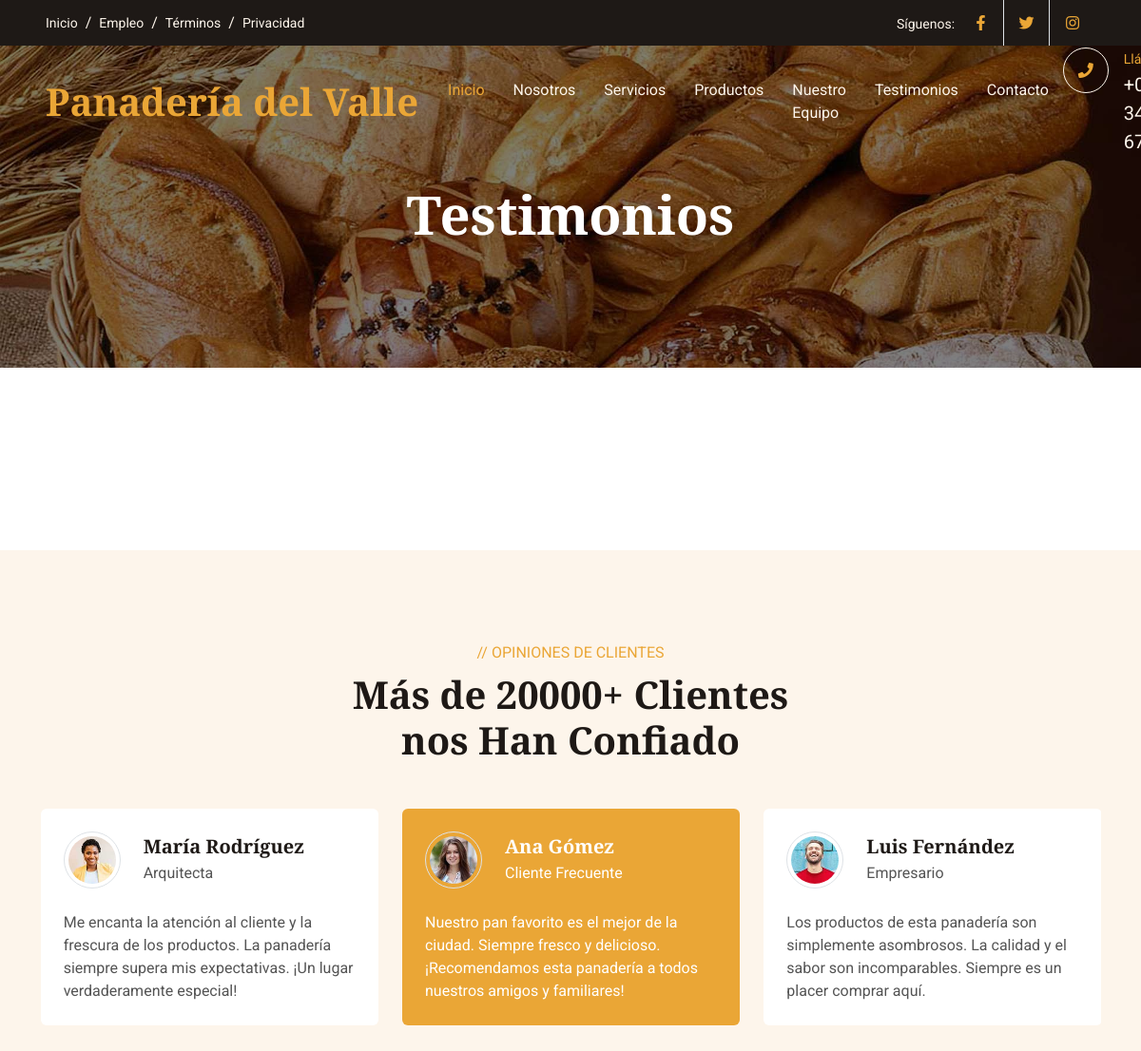
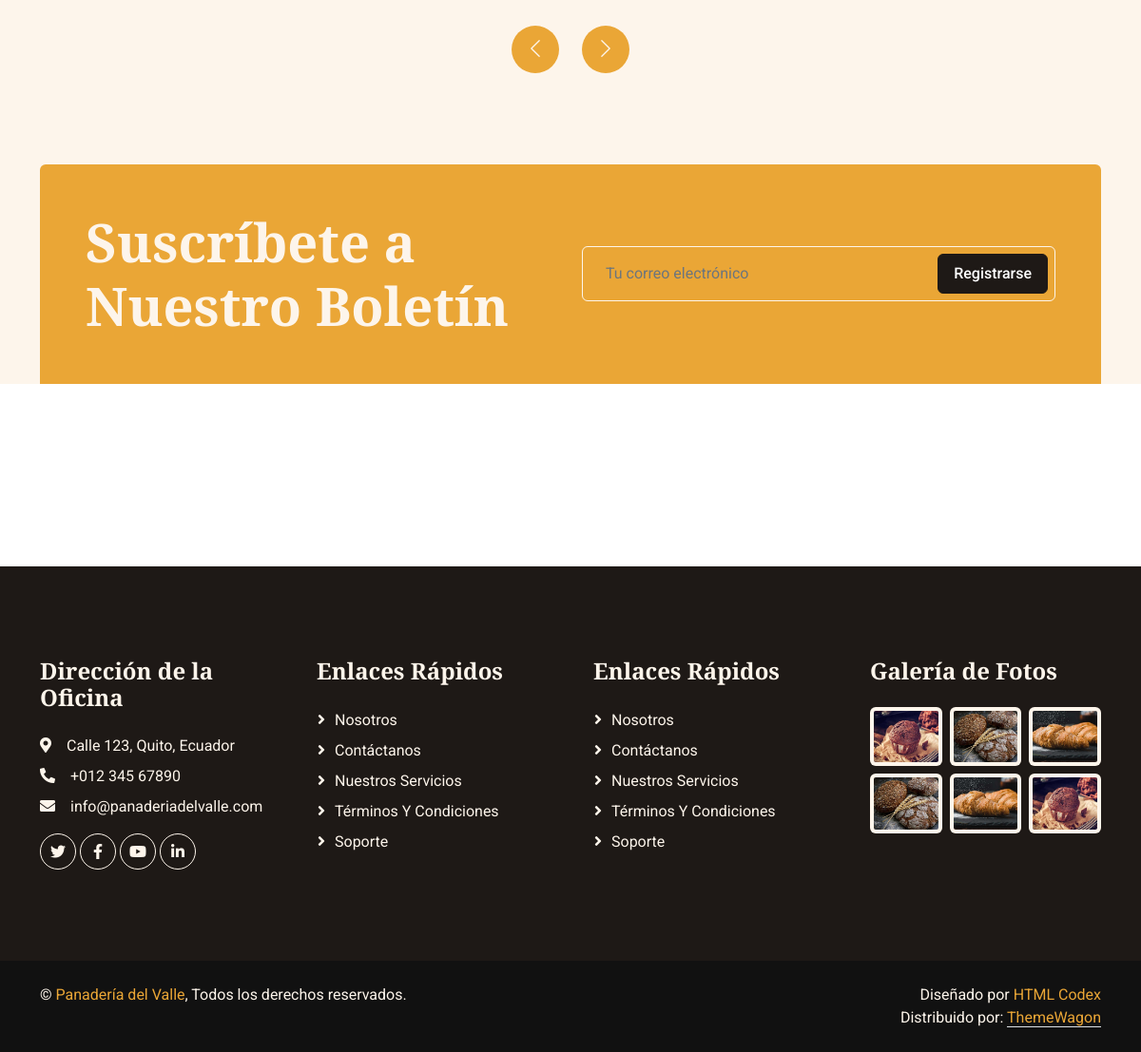
Page /testimonial/ on the committed database (2 pictures, top to bottom).
### testimonial/models.py (models this page shows, shortened)
class Testimonial(models.Model):
    name = models.CharField(max_length=100)
    occupation = models.CharField(max_length=100)
    content = models.TextField()
    image = models.ImageField(upload_to='testimonial_images/')
    created = models.DateTimeField(auto_now_add=True)
    updated = models.DateTimeField(auto_now=True)

### testimonial/views.py (the view)
# urls.py: path("testimonial/", include('testimonial.urls')),
def testimonial(request):
    testimonials = Testimonial.objects.all()
    return render(request, 'testimonial/testimonial.html', {'testimonials': testimonials})

### social/processors.py (called while the page is built)
def ctx_dict(request):
    dict_social={}
    urls=Social.objects.all()
    for url in urls:
        dict_social[url.key]=url.url
    return dict_social

### testimonial/templates/testimonial/testimonial.html (shortened to what this page needs)
{% extends "core/base.html" %}
{% block header_Title %}Testimonios{% endblock %}
{% block content %}
{% load static %}
<div class="container-xxl bg-light my-6 py-6 pb-0" style="margin: 12rem 0;">
    <div class="container">
        <div class="text-center mx-auto mb-5 wow fadeInUp" data-wow-delay="0.1s" style="max-width: 500px;">
            <p class="text-primary text-uppercase mb-2">// Opiniones de Clientes</p>
            <h1 class="display-6 mb-4">Más de 20000+ Clientes nos Han Confiado</h1>
        </div>
        <div class="owl-carousel testimonial-carousel wow fadeInUp" data-wow-delay="0.1s">
            {% for testimonial in testimonials %}
            <div class="testimonial-item bg-white rounded p-4">
                <div class="d-flex align-items-center mb-4">
                    <img class="flex-shrink-0 rounded-circle border p-1" src="{{ testimonial.image.url }}" alt="">
                    <div class="ms-4">
                        <h5 class="mb-1">{{ testimonial.name }}</h5>
                        <span>{{ testimonial.occupation }}</span>
                    </div>
                </div>
                <p class="mb-0">{{ testimonial.content }}</p>
            </div>
            {% endfor %}
        </div>
        <div class="bg-primary text-light rounded-top p-5 my-6 mb-0 wow fadeInUp" data-wow-delay="0.1s">
            <div class="row align-items-center">
                <div class="col-md-6">
                    <h1 class="display-4 text-light mb-0">Suscríbete a Nuestro Boletín</h1>
                </div>
                <div class="col-md-6 text-md-end">
                    <div class="position-relative">
                        <input class="form-control bg-transparent border-light w-100 py-3 ps-4 pe-5" type="text"
                            placeholder="Tu correo electrónico">
                        <button type="button"
                            class="btn btn-dark py-2 px-3 position-absolute top-0 end-0 mt-2 me-2">Registrarse</button>
                    </div>
                </div>
            </div>
        </div>
    </div>
</div>
{% endblock %}

### core/static/core/css/style.css (style rules this page uses)
:root { --primary: #EAA636; --secondary: #545454; --light: #FDF5EB; --dark: #1E1916; }
h4, h5, h6, .h4, .h5, .h6 { font-weight: 600 !important; }
.py-6 { padding-top: 6rem; padding-bottom: 6rem; }
.my-6 { margin-top: 6rem; margin-bottom: 6rem; }
.btn { font-weight: 500; transition: .5s; }
.testimonial-carousel .owl-item .testimonial-item img { width: 60px; height: 60px; }
.testimonial-carousel .owl-item .testimonial-item, .testimonial-carousel .owl-item .testimonial-item * { transition: .5s; }
.testimonial-carousel .owl-item.center .testimonial-item { background: var(--primary) !important; }
.testimonial-carousel .owl-item.center .testimonial-item * { color: #FFFFFF !important; }

### rows in the picture
Testimonial: image (picture), name "Ana Gómez", occupation "Cliente Frecuente", content "Nuestro pan favorito es el mejor de la ciudad. Siempre fresco y delicioso. ¡Recomendamos esta panadería a todos nuestros amigos y familiares!"
Testimonial: image (picture), name "Luis Fernández", occupation "Empresario", content "Los productos de esta panadería son simplemente asombrosos. La calidad y el sabor son incomparables. Siempre es un placer comprar aquí."
Testimonial: image (picture), name "María Rodríguez", occupation "Arquitecta", content "Me encanta la atención al cliente y la frescura de los productos. La panadería siempre supera mis expectativas. ¡Un lugar verdaderamente especial!"
